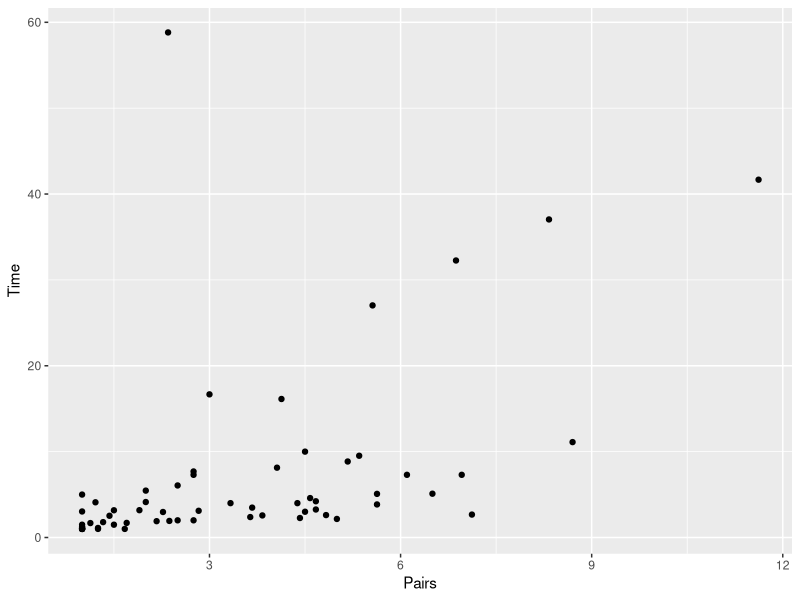
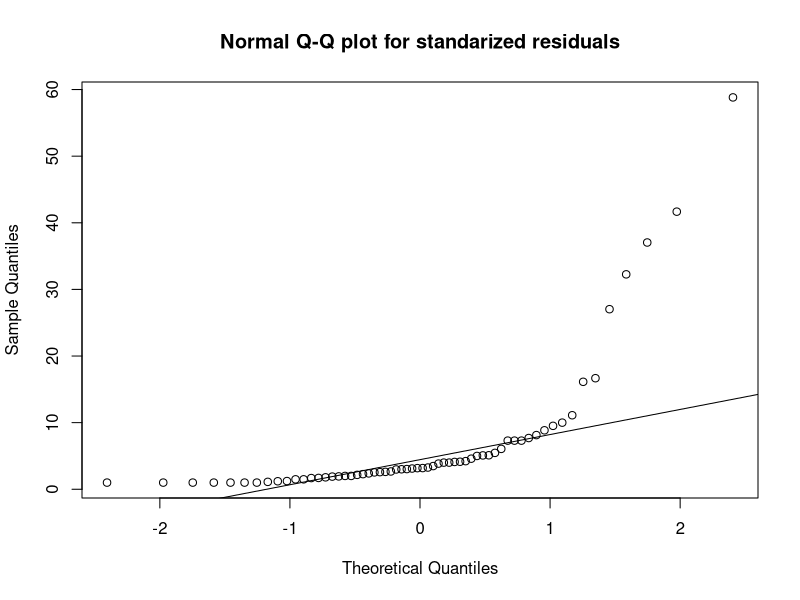
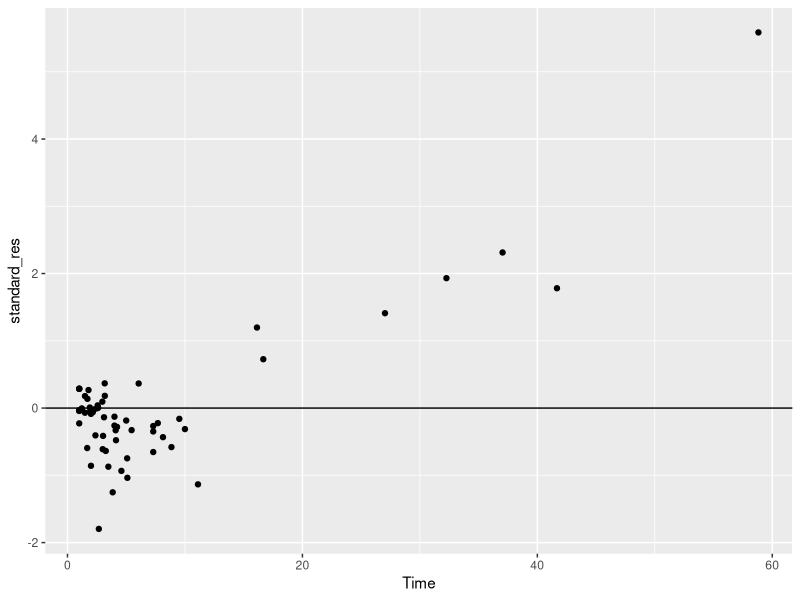
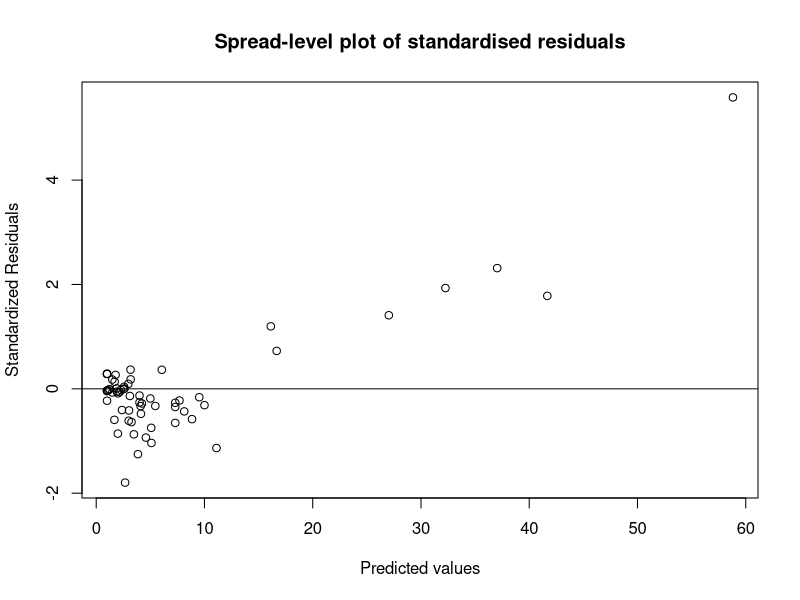
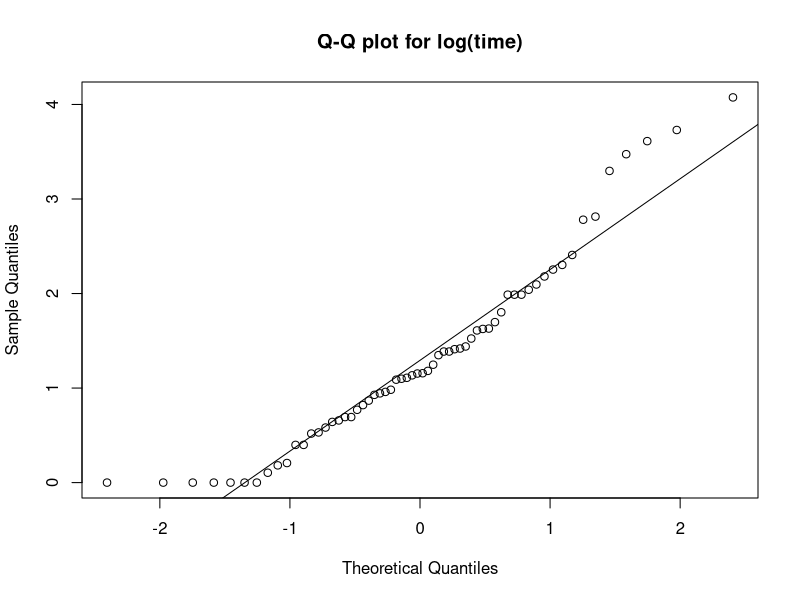
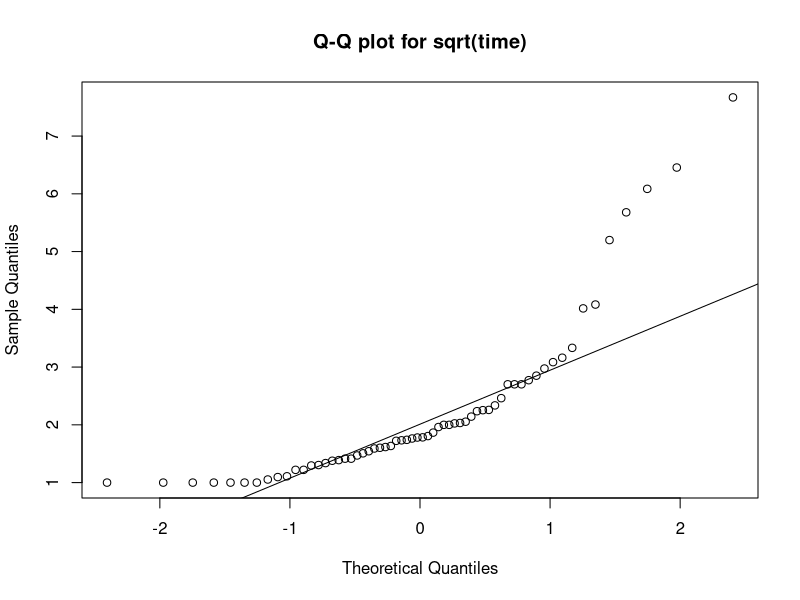
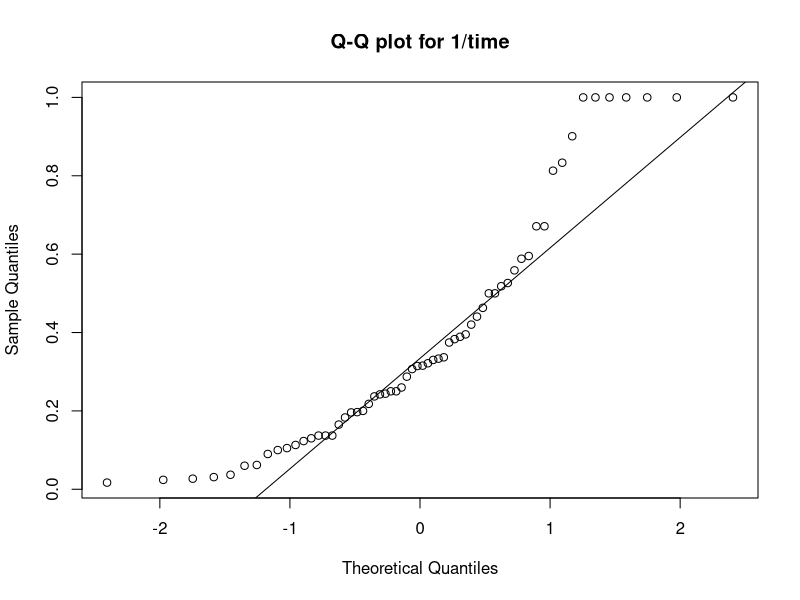
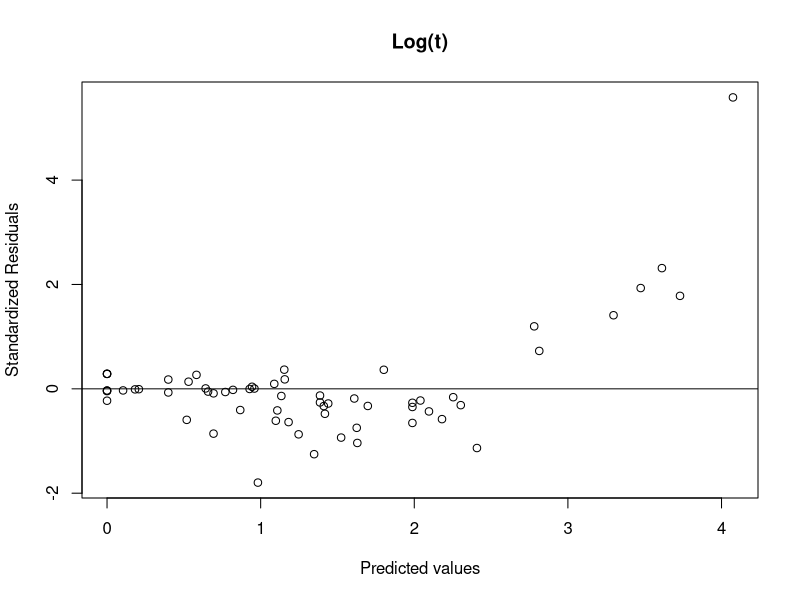

These figures' R source, in order:
## ---- chunk 1
knitr::opts_chunk$set(warning = FALSE, message = FALSE) 
## ---- chunk 2
library(tidyverse)
## ---- chunk 3
data <- read.csv("Factors Affecting Extinction.csv")
head(data)
## ---- chunk 4
lm_full <- lm(formula = Time ~ Pairs + Size + Status + Pairs*Size + Pairs * Status + Size*Status + Pairs*Size*Status, data)
summary(lm_full)

## ---- chunk 5
ggplot(data, aes(Pairs, Time)) + geom_point()

qqnorm(data$Time, main="Normal Q-Q plot for standarized residuals")
qqline(data$Time)

standard_res <- rstandard(lm_full)
final_data <- cbind(data, standard_res)
ggplot(final_data) + geom_point(aes(Time, standard_res)) + geom_abline(slope = 0)
plot((final_data$Time), standard_res, ylab='Standardized Residuals', xlab='Predicted values', main="Spread-level plot of standardised residuals") 
abline(0, 0)


## ---- chunk 6
lm_full <- lm(formula = Time ~ Pairs + Size + Status + Pairs*Size + Pairs*Status + Size*Status + Pairs*Size*Status, data)
lm_full.log <- lm(formula = log(Time) ~ Pairs + Size + Status + Pairs*Size + Pairs * Status + Size*Status + Pairs*Size*Status, data)
lm_full.sqrt <- lm(formula = sqrt(Time) ~ Pairs + Size + Status + Pairs*Size + Pairs * Status + Size*Status + Pairs*Size*Status, data)
lm_full.inverse <- lm(formula = 1/Time ~ Pairs + Size + Status + Pairs*Size + Pairs * Status + Size*Status + Pairs*Size*Status, data)

summary(lm_full)$adj.r.squared
summary(lm_full.log)$adj.r.squared
summary(lm_full.sqrt)$adj.r.squared
summary(lm_full.inverse)$adj.r.squared


qqnorm(log(data$Time),main="Q-Q plot for log(time)")
qqline(log(data$Time))
qqnorm(sqrt(data$Time),main="Q-Q plot for sqrt(time)")
qqline(sqrt(data$Time))
qqnorm(1/(data$Time),main="Q-Q plot for 1/time")
qqline(1/(data$Time))

plot(log(final_data$Time), standard_res, ylab='Standardized Residuals', xlab='Predicted values', main="Log(t)") 
abline(0, 0)
plot(sqrt(final_data$Time), standard_res, ylab='Standardized Residuals', xlab='Predicted values', main = "sqrt(t)") 
abline(0, 0)
plot(1/(final_data$Time), standard_res, ylab='Standardized Residuals', xlab='Predicted values', main="1/time")
abline(0, 0)
## ---- chunk 7
lm_full_logtime <- lm(formula = log(Time) ~ Pairs + Size + Status + Pairs*Size + Pairs * Status + Size*Status + Pairs*Size*Status, data)
summary(lm_full_logtime)$adj.r.squared
## ---- chunk 8
ckd <- cooks.distance(lm_full_logtime)
sub_ckd <- subset(ckd, ckd < 0.1)
index <- which(ckd > 0.1)

index
plot(ckd, ylim = c(0,0.25))
plot(sub_ckd, ylim = c(0,0.1))
## ---- chunk 9
data_ckd <- data[-c(index),]

lm_full_logtime_ckd <- lm(formula = log(Time) ~ Pairs + Size + Status + Pairs*Size + Pairs*Status + Size*Status + Pairs*Size*Status, data_ckd)
summary(lm_full_logtime_ckd)$adj.r.squared

